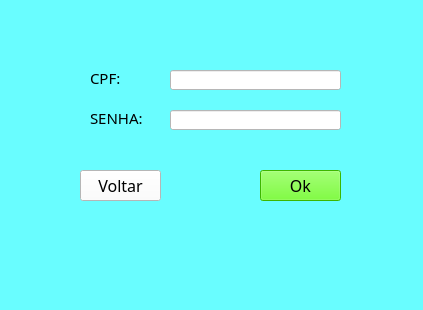
<?xml version="1.0" encoding="UTF-8"?>
<ui version="4.0">
 <class>MainWindow</class>
 <widget class="QMainWindow" name="MainWindow">
  <property name="geometry">
   <rect>
    <x>0</x>
    <y>0</y>
    <width>423</width>
    <height>310</height>
   </rect>
  </property>
  <property name="cursor">
   <cursorShape>ArrowCursor</cursorShape>
  </property>
  <property name="windowTitle">
   <string>MainWindow</string>
  </property>
  <property name="styleSheet">
   <string notr="true">background-color: rgb(105, 253, 255); fundo</string>
  </property>
  <widget class="QWidget" name="centralwidget">
   <widget class="QPushButton" name="pushButton">
    <property name="geometry">
     <rect>
      <x>260</x>
      <y>170</y>
      <width>81</width>
      <height>31</height>
     </rect>
    </property>
    <property name="font">
     <font>
      <family>Bahnschrift Light</family>
      <pointsize>12</pointsize>
     </font>
    </property>
    <property name="cursor">
     <cursorShape>PointingHandCursor</cursorShape>
    </property>
    <property name="styleSheet">
     <string notr="true">background-color: rgb(85, 255, 0);</string>
    </property>
    <property name="text">
     <string>Ok</string>
    </property>
   </widget>
   <widget class="QPushButton" name="pushButton_2">
    <property name="geometry">
     <rect>
      <x>80</x>
      <y>170</y>
      <width>81</width>
      <height>31</height>
     </rect>
    </property>
    <property name="font">
     <font>
      <family>Bahnschrift Light</family>
      <pointsize>12</pointsize>
     </font>
    </property>
    <property name="cursor">
     <cursorShape>PointingHandCursor</cursorShape>
    </property>
    <property name="styleSheet">
     <string notr="true">background-color: rgb(255, 255,255);</string>
    </property>
    <property name="text">
     <string>Voltar</string>
    </property>
   </widget>
   <widget class="QLineEdit" name="lineEdit">
    <property name="geometry">
     <rect>
      <x>170</x>
      <y>70</y>
      <width>171</width>
      <height>20</height>
     </rect>
    </property>
    <property name="styleSheet">
     <string notr="true">background-color: rgb(255, 255, 255);</string>
    </property>
   </widget>
   <widget class="QLineEdit" name="lineEdit_3">
    <property name="geometry">
     <rect>
      <x>170</x>
      <y>110</y>
      <width>171</width>
      <height>20</height>
     </rect>
    </property>
    <property name="styleSheet">
     <string notr="true">background-color: rgb(255, 255, 255);</string>
    </property>
    <property name="echoMode">
     <enum>QLineEdit::Password</enum>
    </property>
   </widget>
   <widget class="QLabel" name="label">
    <property name="geometry">
     <rect>
      <x>90</x>
      <y>70</y>
      <width>71</width>
      <height>16</height>
     </rect>
    </property>
    <property name="font">
     <font>
      <family>Bahnschrift Light</family>
      <pointsize>11</pointsize>
     </font>
    </property>
    <property name="text">
     <string>CPF:</string>
    </property>
   </widget>
   <widget class="QLabel" name="label_3">
    <property name="geometry">
     <rect>
      <x>90</x>
      <y>110</y>
      <width>71</width>
      <height>16</height>
     </rect>
    </property>
    <property name="font">
     <font>
      <family>Bahnschrift Light</family>
      <pointsize>11</pointsize>
     </font>
    </property>
    <property name="text">
     <string>SENHA:</string>
    </property>
   </widget>
  </widget>
  <widget class="QMenuBar" name="menubar">
   <property name="geometry">
    <rect>
     <x>0</x>
     <y>0</y>
     <width>423</width>
     <height>21</height>
    </rect>
   </property>
  </widget>
  <widget class="QStatusBar" name="statusbar"/>
 </widget>
 <resources/>
 <connections/>
</ui>
